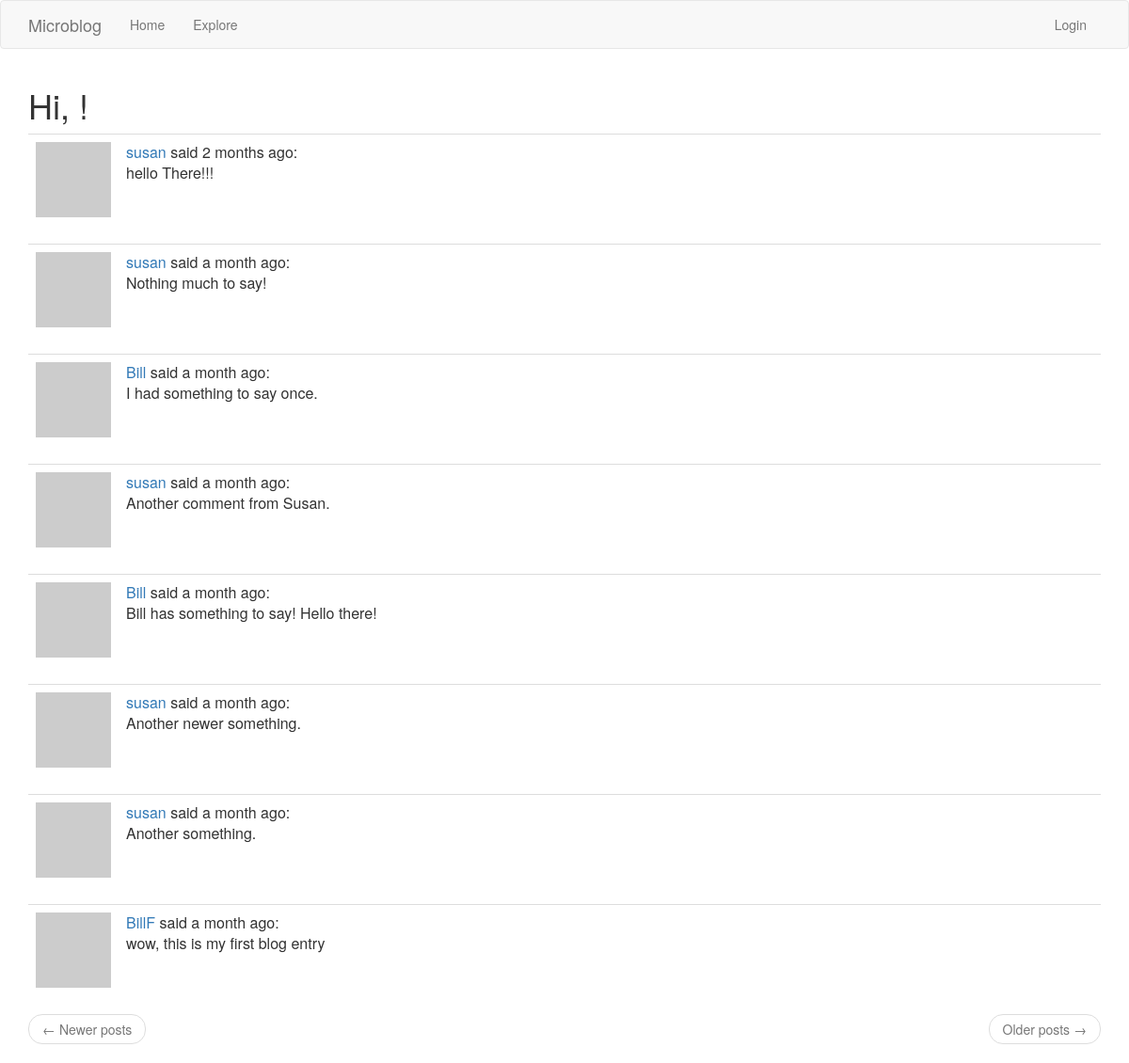
The app's page /debug with its own data.
### app/models.py (models this page shows, shortened)
class Post(db.Model):
    id = db.Column(db.Integer, primary_key=True)
    body = db.Column(db.String(140))
    timestamp = db.Column(db.DateTime, index=True, default=datetime.utcnow)
    user_id = db.Column(db.Integer, db.ForeignKey('user.id'))

class User(UserMixin, db.Model):
    id = db.Column(db.Integer, primary_key=True)
    username = db.Column(db.String(64), index=True, unique=True)
    email = db.Column(db.String(120), index=True, unique=True)
    password_hash = db.Column(db.String(128))
    posts = db.relationship('Post', backref='author', lazy='dynamic')
    about_me = db.Column(db.String(140))
    last_seen = db.Column(db.DateTime, default=datetime.utcnow)
    followed = db.relationship(
        'User', secondary=followers,
        primaryjoin=(followers.c.follower_id == id),
        secondaryjoin=(followers.c.followed_id == id),
        backref=db.backref('followers', lazy='dynamic'), lazy='dynamic')
    def avatar(self, size):
        digest = md5(self.email.lower().encode('utf-8')).hexdigest()
        return 'https://www.gravatar.com/avatar/{}?d=identicon&s={}'.format(
            digest, size)

### app/routes.py (the view)
@app.route('/debug')
def debug_it():
    posts = Post.query.all()
    return render_template('index.html', title='Explore', posts=posts)

### app/routes.py (called while the page is built)
@app.before_request
def before_request():
    if current_user.is_authenticated:
        current_user.last_seen = datetime.utcnow()
        db.session.commit()

### app/templates/index.html (shortened to what this page needs)
{% extends "base.html" %}
{% import 'bootstrap/wtf.html' as wtf %}
{% block app_content %}
    <h1>Hi, {{ current_user.username }}!</h1>
    {% for post in posts %}
        {% include '_post.html' %}
    {% endfor %}
    <nav aria-label="...">
        <ul class="pager">
            <li class="previous{% if not prev_url %} disabled{% endif %}">
                <a href="{{ prev_url or '#' }}">
                    <span aria-hidden="true">&larr;</span> Newer posts
                </a>
            </li>
            <li class="next{% if not next_url %} disabled{% endif %}">
                <a href="{{ next_url or '#' }}">
                    Older posts <span aria-hidden="true">&rarr;</span>
                </a>
            </li>
        </ul>
    </nav>
{% endblock %}

### app/templates/_post.html
    <table class="table table-hover">
        <tr>
            <td width="70px">
                <a href="{{ url_for('show_user', username=post.author.username) }}">
                    <img src="{{ post.author.avatar(70) }}" />
                </a>
            </td>
            <td>
                <a href="{{ url_for('show_user', username=post.author.username) }}">
                    {{ post.author.username }}
                </a>
                said {{ moment(post.timestamp).fromNow() }}:
                <br>
                {{ post.body }}
            </td>
        </tr>
    </table>

### records on screen
Post: author.username "susan", timestamp "2 months ago", body "hello There!!!"
Post: author.username "susan", timestamp "a month ago", body "Nothing much to say!"
Post: author.username "Bill", timestamp "a month ago", body "I had something to say once."
Post: author.username "susan", timestamp "a month ago", body "Another comment from Susan."
Post: author.username "Bill", timestamp "a month ago", body "Bill has something to say! Hello there!"
Post: author.username "susan", timestamp "a month ago", body "Another newer something."
Post: author.username "susan", timestamp "a month ago", body "Another something."
Post: author.username "BillF", timestamp "a month ago", body "wow, this is my first blog entry"
